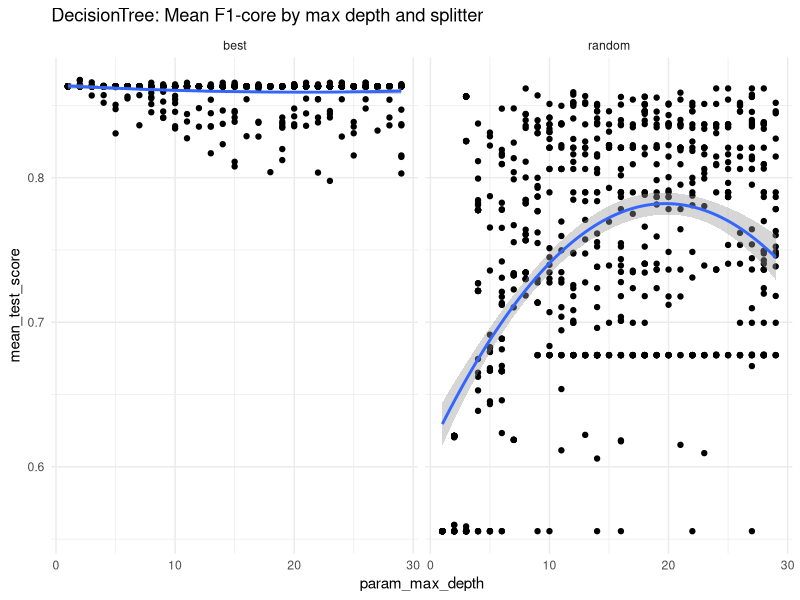
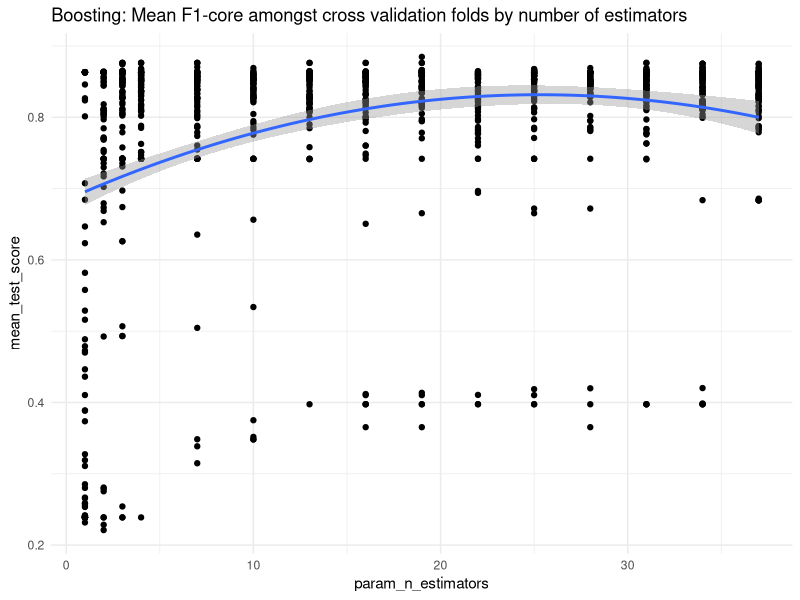
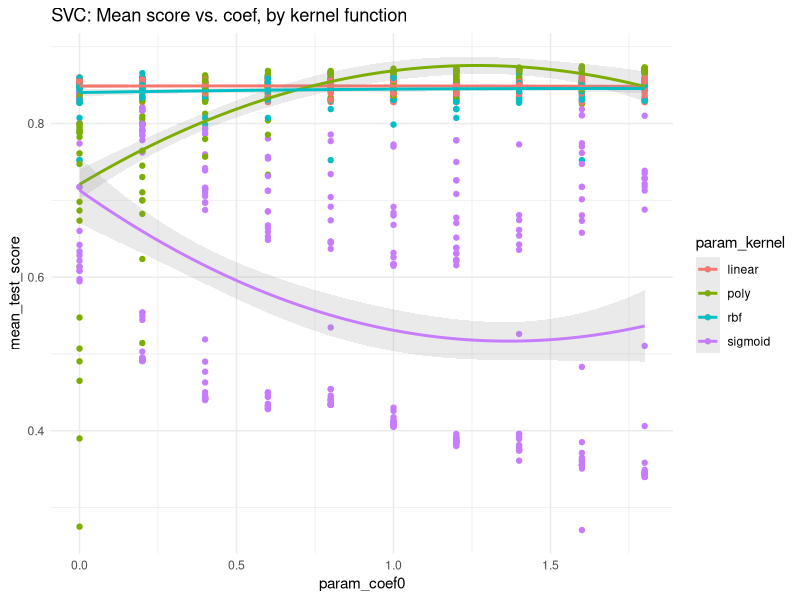
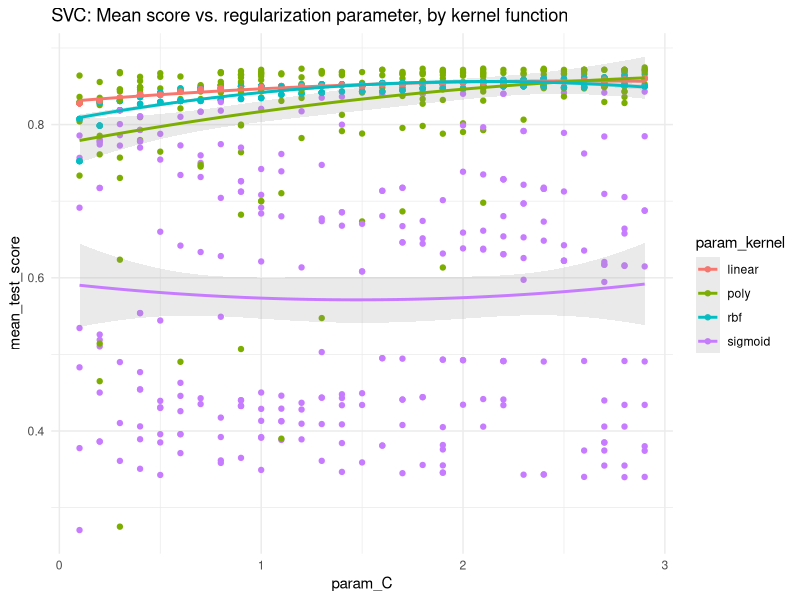
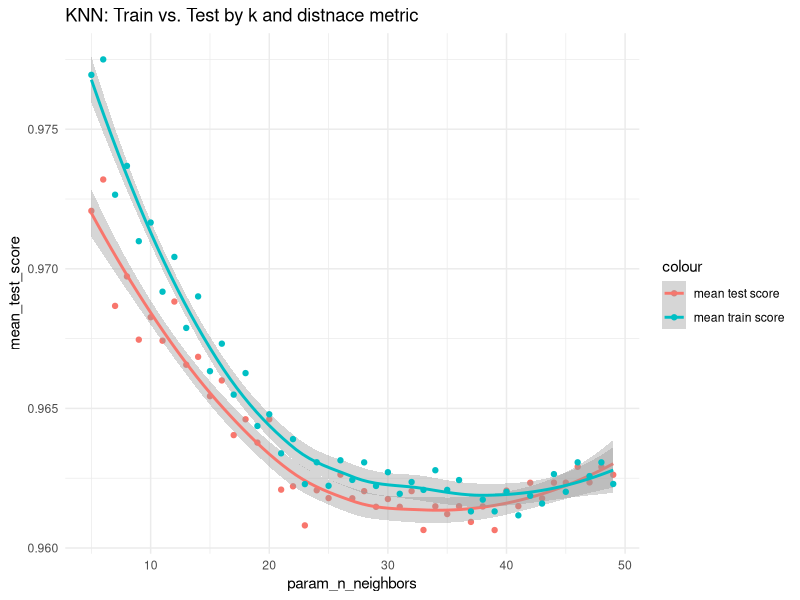
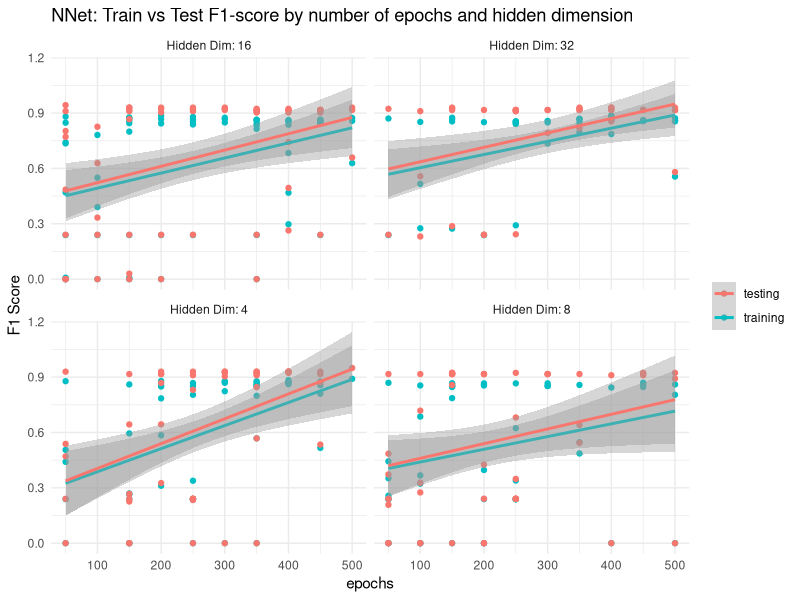
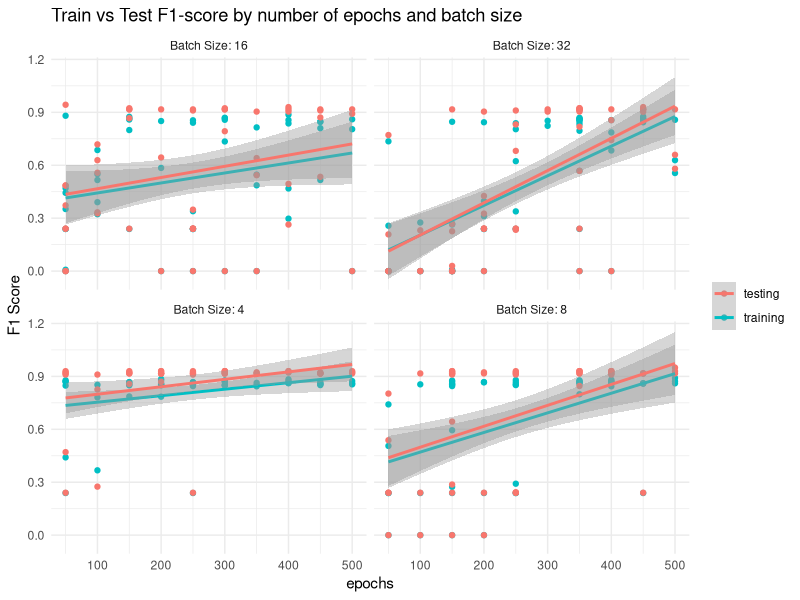
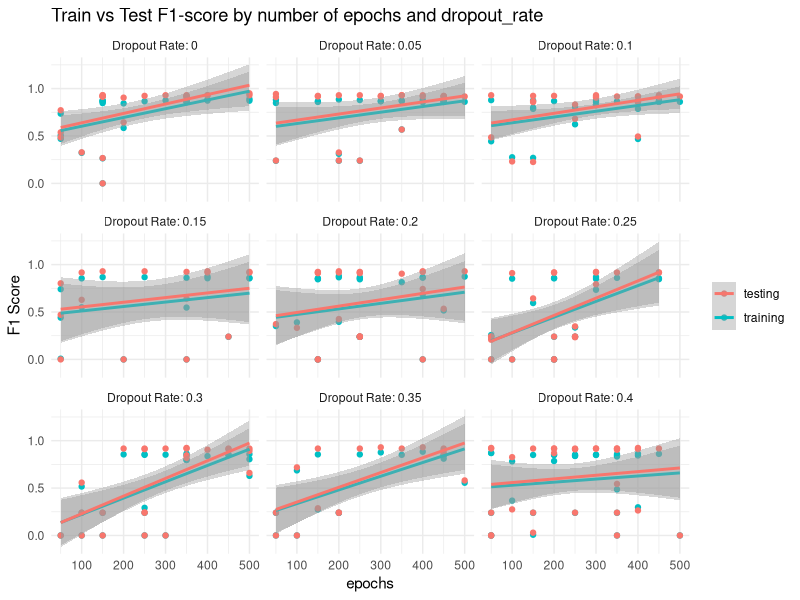

Here is the R script that generated these plots, in order:

library(data.table)
library(magrittr)
library(ggplot2)

setwd('~/School/assignment_1/problem_2/')

# tree
df = fread('DecisionTreeClassifier.csv')
print(df[rank_test_score==1][1]$params)

(
  plot = df %>%
    ggplot(aes(x = param_max_depth, y = mean_test_score)) +
    geom_point() +
    geom_smooth(method='lm', formula = y~poly(x, 2)) +
    labs(
      title='DecisionTree: Mean F1-core by max depth and splitter',
    ) + 
    theme_minimal() +
    facet_wrap(~param_splitter)
)

# best splitter much better because lack of noise and high dimension
ggsave('dtc_max_depth_and_splitter.png', plot, width=8, height=3, dpi=200)


# adaboost
df = fread('AdaBoostClassifier.csv')

print(df[rank_test_score==1][1]$params)

(
  plot = df %>%
  ggplot(aes(x = param_n_estimators, y = mean_test_score)) +
  geom_point() +
  geom_smooth(method='lm', formula = y~poly(x, 2)) +
  labs(
    title='Boosting: Mean F1-core amongst cross validation folds by number of estimators',
  ) + 
  theme_minimal()
)

ggsave('adaboost_n_estimators.png', plot, width=8, height=3, dpi=200)


### SVC

df=fread('SVC.csv')

print(df[rank_test_score==1][1]$params)

(
  plot = df %>%
  ggplot(aes(x = param_coef0,
             y = mean_test_score,
             color = param_kernel)) +
  geom_point() + 
  geom_smooth(
    alpha=0.2,
    method = 'lm', formula = y~poly(x, 2)) +
  labs(title='SVC: Mean score vs. coef, by kernel function') +
  theme_minimal()
)

ggsave('svc_score_by_coef.png', plot, width=8, height=3, dpi=200)

(
  plot = df %>%
    ggplot(aes(x = param_C,
               y = mean_test_score,
               color = param_kernel)) +
    geom_point() + 
    geom_smooth(
      alpha=0.2,
      method = 'lm', formula = y~poly(x, 2)) +
    labs(title='SVC: Mean score vs. regularization parameter, by kernel function') +
    theme_minimal()
)

#### higher C is better because less noise
ggsave('svc_score_by_C.png', plot, width=8, height=3, dpi=200)


############### KNN
df=fread('KNN.csv')

print(df[rank_test_score==1][1]$params)

# (plot = df %>%
#     ggplot(aes(x = param_n_neighbors)) +
#     geom_point() + 
#     geom_smooth(
#       aes(y = mean_train_score, color = 'mean_test_score'),
#     ) +
#     geom_smooth(
#       alpha=0.2,
#       method = 'lm', formula = y~poly(x, 2)) +
#     labs(title='KNN: Mean score vs. k') +
#     theme_minimal() +
#     guides(color='none'))
# 
# ggsave('knn_score_by_k.png', plot, width=8, height=3, dpi=200)

df=fread('KNN_oversample.csv')

print(df[rank_test_score==1][1]$params)

(plot = df %>%
    .[param_weights == 'uniform'] %>%
    ggplot(aes(x = param_n_neighbors)) +
    geom_point(aes(y = mean_test_score,
                   color = 'mean test score')) +
    geom_smooth(aes(y = mean_test_score,
                   color = 'mean test score')) +
    geom_smooth(
      aes(y = mean_train_score,
          color = 'mean train score'),
    ) +
    geom_point(
      aes(y = mean_train_score,
          color = 'mean train score'),
    ) +
    labs(title='KNN: Train vs. Test by k and distnace metric') +
    theme_minimal()
  )

# many more neighbours
ggsave('knn_test_vs_train_by_k.png', plot, width=8, height=3, dpi=200)


####### NNET

df = fread('NNet.csv')

df[order(best_vloss)][1]

(
  plot = df %>%
    ggplot(aes(x = epochs)) +
    geom_point(aes(y=training_f1_score, color='training')) +
    geom_point(aes(y=testing_f1_score, color='testing')) +
    geom_smooth(aes(y=training_f1_score, color='training'), method='lm') +
    geom_smooth(aes(y=testing_f1_score, color='testing'), method='lm') +
    facet_wrap(~paste("Hidden Dim:", hidden_dim)) +
    theme_minimal() +
    labs(
      color=NULL,
      title="NNet: Train vs Test F1-score by number of epochs and hidden dimension",
      y='F1 Score'
    )
)

ggsave('nnet_train_vs_test_by_hidden_dims.png', plot, width=8, height=4, dpi=200)


(
  plot = df %>%
    ggplot(aes(x = epochs)) +
    geom_point(aes(y=training_f1_score, color='training')) +
    geom_point(aes(y=testing_f1_score, color='testing')) +
    geom_smooth(aes(y=training_f1_score, color='training'), method='lm') +
    geom_smooth(aes(y=testing_f1_score, color='testing'), method='lm') +
    facet_wrap(~paste("Batch Size:", batch_size)) +
    theme_minimal() +
    labs(
      color=NULL,
      title="Train vs Test F1-score by number of epochs and batch size",
      y='F1 Score'
    )
)

ggsave('nnet_train_vs_test_by_batch_size.png', plot, width=8, height=4, dpi=200)

# larger batch size helps
# 8 hidden dim seems best, maybe 16 => 4 and no real improvement but 32 is way overfit

(
  plot = df %>%
    ggplot(aes(x = epochs)) +
    geom_point(aes(y=training_f1_score, color='training')) +
    geom_point(aes(y=testing_f1_score, color='testing')) +
    geom_smooth(aes(y=training_f1_score, color='training'), method='lm') +
    geom_smooth(aes(y=testing_f1_score, color='testing'), method='lm') +
    facet_wrap(~paste("Dropout Rate:", dropout_rate)) +
    theme_minimal() +
    labs(
      color=NULL,
      title="Train vs Test F1-score by number of epochs and dropout_rate",
      y='F1 Score'
    )
)


(
  plot = df %>%
    ggplot(aes(x=hidden_dim)) +
    geom_point(aes(y=dropout_rate, fill=testing_f1_score))
    # geom_point(aes(y=testing_f1_score, color='testing')) +
    # geom_smooth(aes(y=training_f1_score, color='training'), method='lm') +
    # geom_smooth(aes(y=testing_f1_score, color='testing'), method='lm')
)
